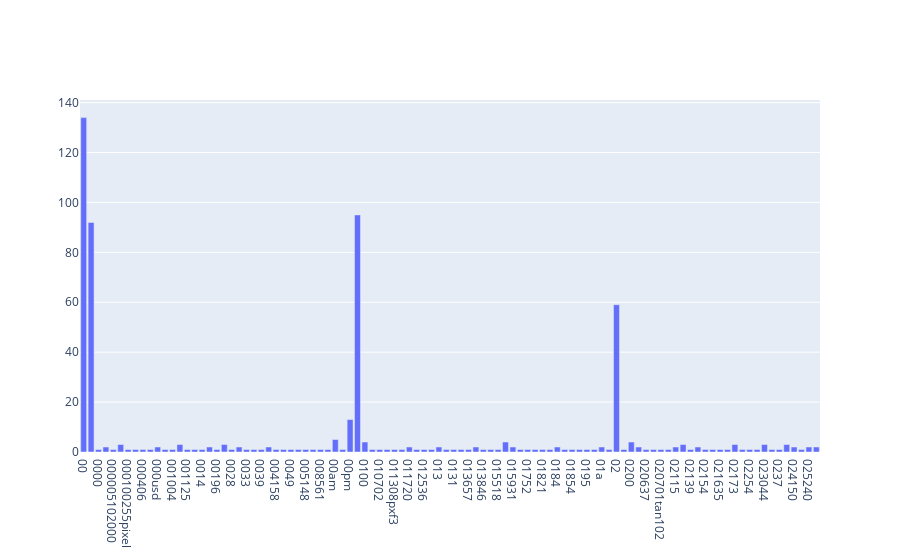

The cell this chart's notebook holds for it:
### Markdown cell above
### >>> **Exercise 14 (take home):** 
The chart above contains all the vocabulary, and it's computationally intensive to both compute and visualize. Can you efficiently reduce the number of terms you want to visualize as an exercise.

### Code cell
# Answer here
# take 100 for example
import plotly.graph_objs as go
sample = 100
fig = go.Figure([go.Bar(x=count_vect.get_feature_names()[:sample], y=term_frequencies[:sample])])
fig.layout.xaxis.type = 'category'
fig.show()

### Figure 1 — Plotly figure (JSON) as saved in the notebook; plotly's stock layout.template omitted (floating-point values rounded to 4 significant figures)
{"data": [{"type": "bar", "x": ["00", "000", "0000", "0000001200", "000005102000", "0001", "000100255pixel", "00014", "000406", "0007", "000usd", "0010", "001004", "0010580b", "001125", "001200201pixel", "0014", "001642", "00196", "002", "0028", "003258u19250", "0033", "0038", "0039", "004021809", "004158", "004627", "0049", "00500", "005148", "00630", "008561", "0094", "00am", "00index", "00pm", "01", "0100", "010116", "010702", "011255", "011308pxf3", "011605", "011720", "012019", "012536", "012946", "013", "013034", "0131", "013423tan102", "013657", "0138", "013846", "0150", "015518", "01580", "015931", "01720", "01752", "0179", "01821", "01830", "0184", "01852", "01854", "01890", "0195", "0199", "01a", "01wb", "02", "020", "0200", "020504", "020637", "020646", "020701tan102", "020751", "02115", "02118", "02139", "02142", "02154", "02160", "021635", "021708", "02173", "0223", "02254", "022621tan102", "023044", "0235", "0237", "024103", "024150", "024626", "025240", "025924"], "y": [134, 92, 1, 2, 1, 3, 1, 1, 1, 1, 2, 1, 1, 3, 1, 1, 1, 2, 1, 3, 1, 2, 1, 1, 1, 2, 1, 1, 1, 1, 1, 1, 1, 1, 5, 1, 13, 95, 4, 1, 1, 1, 1, 1, 2, 1, 1, 1, 2, 1, 1, 1, 1, 2, 1, 1, 1, 4, 2, 1, 1, 1, 1, 1, 2, 1, 1, 1, 1, 1, 2, 1, 59, 1, 4, 2, 1, 1, 1, 1, 2, 3, 1, 2, 1, 1, 1, 1, 3, 1, 1, 1, 3, 1, 1, 3, 2, 1, 2, 2]}], "layout": {"xaxis": {"type": "category"}}}
